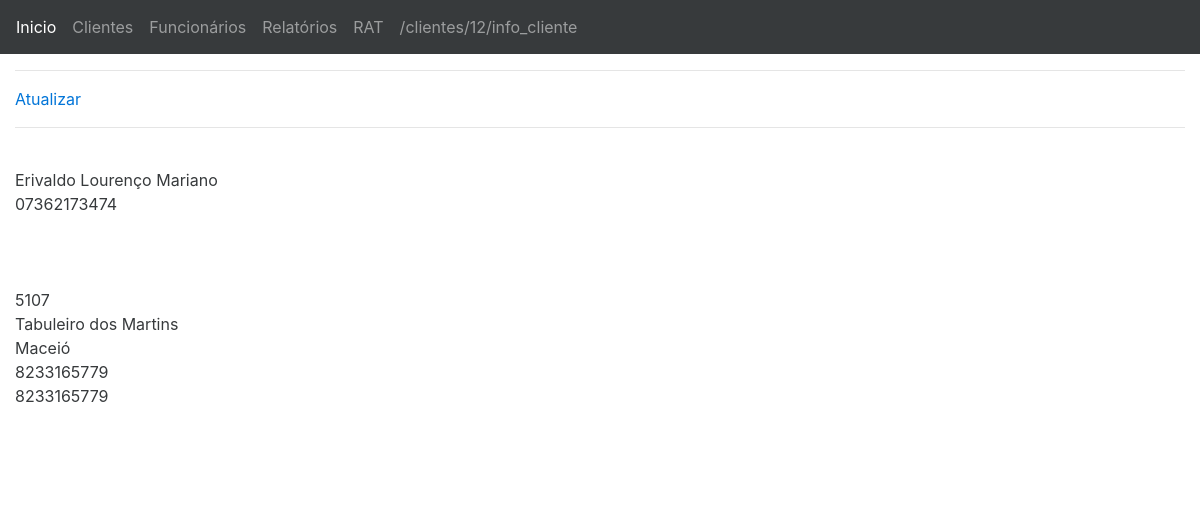
/clientes/12/info_cliente, run on an earlier commit of the app's database.
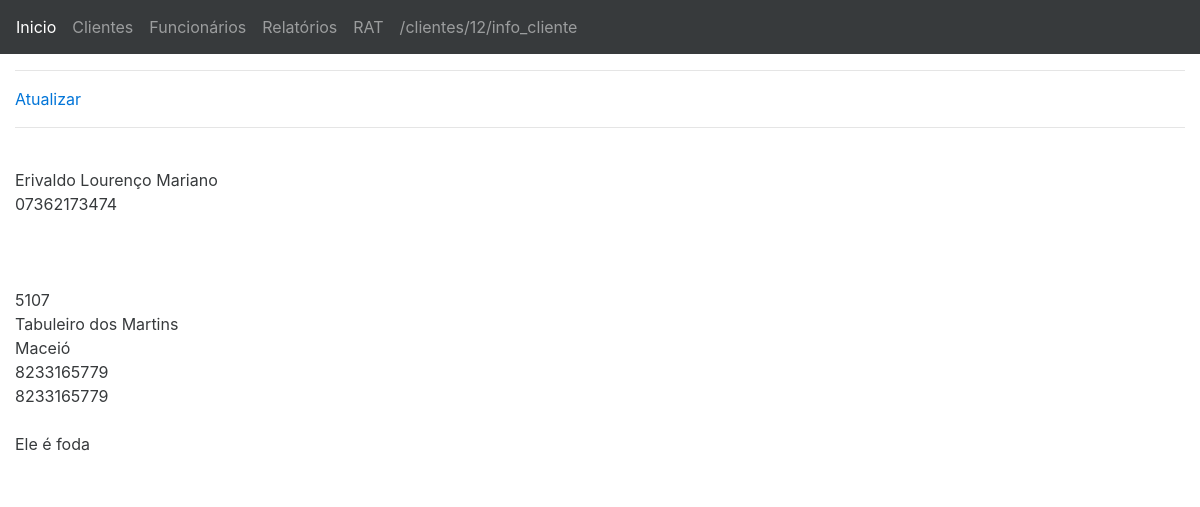
And on a later commit of the database.
### app_cliente/models.py (models this page shows, shortened)
class Cliente(models.Model):
    nome = models.CharField(max_length=100)
    endereco = models.ForeignKey(Endereco, null=True,blank=True)
    contato = models.ForeignKey(Contato, null=True,blank=True)
    def __unicode__(self):
        return self.nome or u''

class ClientePF(Cliente):
    cpf = models.CharField(max_length=14,blank=True)
    observacao = models.TextField(blank=True)

### app_comum/models.py (models this page shows, shortened)
class Endereco(models.Model):
    endereco = models.CharField(max_length=100)
    numero = models.DecimalField(max_digits = 5, decimal_places=0, blank=True, null=True)
    complemento = models.CharField(max_length=100,blank=True, null=True)
    bairro = models.CharField(max_length=50,blank=True, null=True)
    cidade = models.CharField(max_length=50,blank=True, null=True)
    estado = models.CharField(max_length=50,blank=True, null=True)
    cep = models.CharField(max_length=10,blank=True, null=True)

class Contato(models.Model):
    tel_fixo = models.CharField(max_length=13,blank=True, null=True)
    tel_celular = models.CharField(max_length=14)
    email = models.EmailField(null=True)

### app_cliente/views.py (the view)
# urls.py: url(r'^(?P<id_cliente>\d+)/info_cliente$', views.info_cliente, name='info_cliente'),
def info_cliente(request, id_cliente):
    cliente = Cliente.objects.get(id=id_cliente)
    return render(request,'info_cliente.html',{'cliente':cliente})

### app_cliente/templates/info_cliente.html (shortened to what this page needs)
{% extends "base.html" %}
{% block content %}
<hr>
<a href="/clientes/{{cliente.id}}/edit_cliente">Atualizar</a>
<hr>
<br>
{{cliente}}<br>
{{cliente.clientepf.cpf}}<br>
{{cliente.clientepj.razao}}<br>
{{cliente.clientepj.cnpj}}<br>
{{cliente.endereco.edereco}}<br>
{{cliente.endereco.numero}}<br>
{{cliente.endereco.bairro}}<br>
{{cliente.endereco.cidade}}<br>
{{cliente.contato.tel_fixo}}<br>
{{cliente.contato.tel_celular}}<br>
{{cliente.clientepj.responsavel}}<br>
{{cliente.clientepf.observacao}}<br>
{{cliente.clientepj.observacao}}<br>
{% endblock %}

What changed in the data, as far as the page shows it:
changed through a linked row, Cliente "Erivaldo Lourenço Mariano": clientepf.observacao (not shown) → "Ele é foda"
